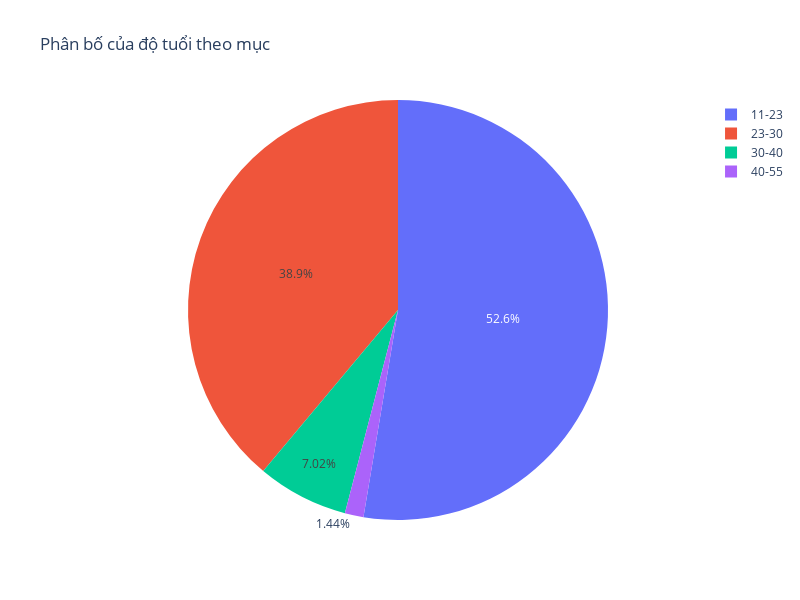

Notebook cell for this chart:
### Code cell
fig = px.pie(customer,
            names = 'age_category', title='Phân bố của độ tuổi theo mục')
fig.update_layout(width = 800, height = 600)
fig.show()

### Figure 1 — Plotly figure (JSON) as saved in the notebook; plotly's stock layout.template omitted (floating-point values rounded to 4 significant figures; data arrays with more than 128 entries replaced by an {"elided": "..."} marker saying what was removed)
{"data": [{"domain": {"x": [0, 1], "y": [0, 1]}, "hovertemplate": "age_category=%{label}<extra></extra>", "labels": {"elided": "4446 str values"}, "legendgroup": "", "name": "", "showlegend": true, "type": "pie"}], "layout": {"height": 600, "legend": {"tracegroupgap": 0}, "title": {"text": "Phân bố của độ tuổi theo mục"}, "width": 800}}
